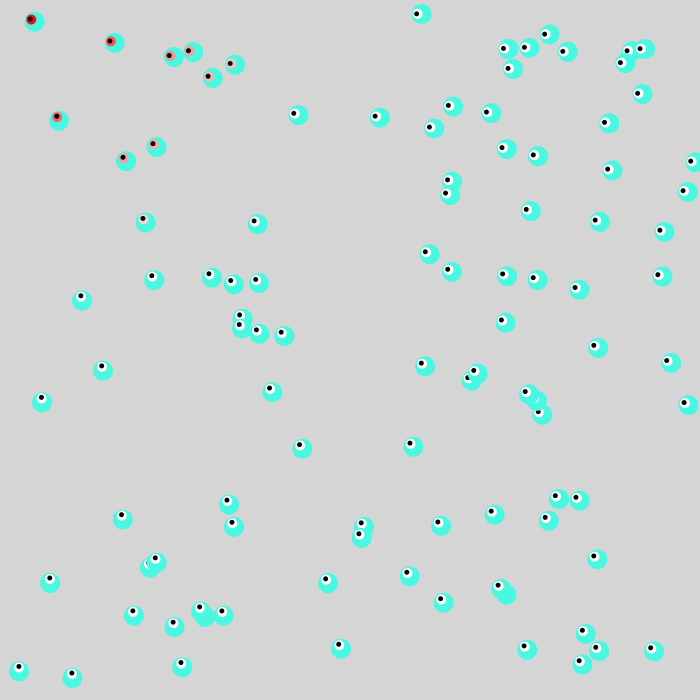
Frame 1 (no input)
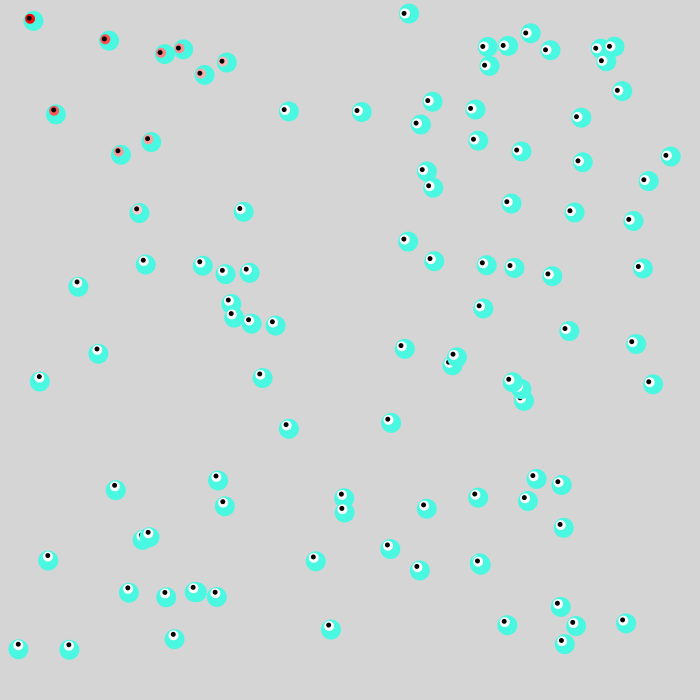
Frame 60 (the mouse pressed at the canvas centre just before this capture)
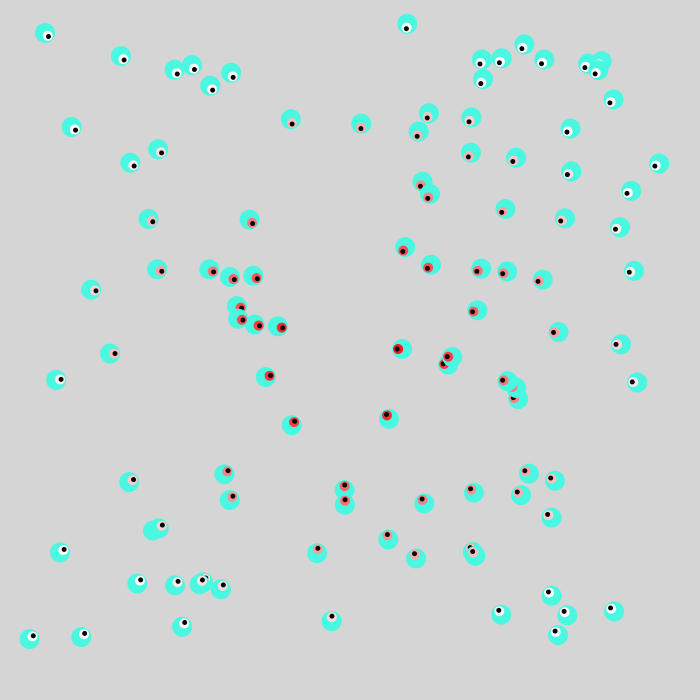
Frame 120 (the mouse held since frame 60 and released just before this capture)

The Processing sketch that drew these frames (run headless with seeded random() and noise(); from frame 60 on, the mouse is pressed at the canvas centre):

// Processing sketch: processing_6739
// ── processing_6739.pde

int Length = 100;

float[] X = new float[Length];
float[] Y = new float[Length];
float[] SpX = new float[Length];
float[] SpY = new float[Length];

float[] SpRate = new float[Length];

float[] Color = new float[Length];

void setup(){
  size(700,700);
  colorMode(HSB,359,100,100);
  smooth();
  frameRate(30);

  for(int i=0; i<Length; i++){
    X[i] = random(width);
    Y[i] = random(height);
    SpX[i] = 0;
    SpY[i] = 0;
    SpRate[i] = random(0.0005, 0.001);
    Color[i] = random(359);
  }  
}

void draw(){
  background(300);

  for(int i=0; i<Length; i++){
    SpX[i] = (mouseX - X[i]) * SpRate[i];
    SpY[i] = (mouseY - Y[i]) * SpRate[i];

    X[i] += SpX[i];
    Y[i] += SpY[i];

    draweye(i);

  }
}

void draweye(int i){
  pushMatrix();

  translate(X[i], Y[i]);
  rotate(atan2(mouseY - Y[i], mouseX - X[i]));

  float congestion = dist(mouseX, mouseY, X[i], Y[i]);
  float dist_max = dist(0, 0, 200, 200);

  ellipseMode(CENTER);
  noStroke();
  fill(172,70,97);
  //fill(Color[i],70,97);
  ellipse(0, 0, 20, 20);
//  fill(359, 0, 99);
  fill(359, 110-congestion/dist_max*100, 99);
  ellipse(4, 0, 10,10) ;
  fill(0);
  ellipse(5, 0, 5,5) ;

  popMatrix();
}
